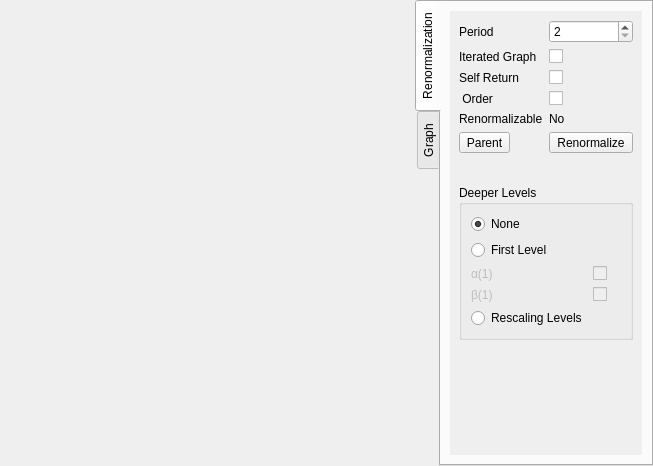
<?xml version="1.0" encoding="UTF-8"?>
<ui version="4.0">
 <class>plotWindow</class>
 <widget class="QMainWindow" name="plotWindow">
  <property name="geometry">
   <rect>
    <x>0</x>
    <y>0</y>
    <width>653</width>
    <height>466</height>
   </rect>
  </property>
  <property name="windowTitle">
   <string>Plot</string>
  </property>
  <widget class="QWidget" name="centralwidget">
   <layout class="QHBoxLayout" name="horizontalLayout_2" stretch="1,0">
    <property name="leftMargin">
     <number>0</number>
    </property>
    <property name="topMargin">
     <number>0</number>
    </property>
    <property name="rightMargin">
     <number>0</number>
    </property>
    <property name="bottomMargin">
     <number>0</number>
    </property>
    <item>
     <widget class="MPLCanvas" name="canvas" native="true">
      <property name="sizePolicy">
       <sizepolicy hsizetype="Expanding" vsizetype="Expanding">
        <horstretch>0</horstretch>
        <verstretch>0</verstretch>
       </sizepolicy>
      </property>
      <property name="focusPolicy">
       <enum>Qt::NoFocus</enum>
      </property>
     </widget>
    </item>
    <item>
     <widget class="QTabWidget" name="tabWidget">
      <property name="sizePolicy">
       <sizepolicy hsizetype="Expanding" vsizetype="Expanding">
        <horstretch>0</horstretch>
        <verstretch>0</verstretch>
       </sizepolicy>
      </property>
      <property name="layoutDirection">
       <enum>Qt::LeftToRight</enum>
      </property>
      <property name="tabPosition">
       <enum>QTabWidget::West</enum>
      </property>
      <property name="tabShape">
       <enum>QTabWidget::Rounded</enum>
      </property>
      <property name="currentIndex">
       <number>0</number>
      </property>
      <widget class="QWidget" name="renormalizationTab">
       <property name="sizePolicy">
        <sizepolicy hsizetype="Preferred" vsizetype="Preferred">
         <horstretch>0</horstretch>
         <verstretch>0</verstretch>
        </sizepolicy>
       </property>
       <attribute name="title">
        <string>Renormalization</string>
       </attribute>
       <layout class="QVBoxLayout" name="verticalLayout">
        <item>
         <widget class="QScrollArea" name="renormalizationScroll">
          <property name="sizePolicy">
           <sizepolicy hsizetype="Preferred" vsizetype="Expanding">
            <horstretch>0</horstretch>
            <verstretch>0</verstretch>
           </sizepolicy>
          </property>
          <property name="frameShape">
           <enum>QFrame::NoFrame</enum>
          </property>
          <property name="widgetResizable">
           <bool>true</bool>
          </property>
          <widget class="QWidget" name="renormalizationContents">
           <property name="geometry">
            <rect>
             <x>0</x>
             <y>0</y>
             <width>204</width>
             <height>438</height>
            </rect>
           </property>
           <layout class="QFormLayout" name="formLayout">
            <item row="0" column="0">
             <widget class="QLabel" name="periodLabel">
              <property name="text">
               <string>Period</string>
              </property>
              <property name="buddy">
               <cstring>periodSpinBox</cstring>
              </property>
             </widget>
            </item>
            <item row="0" column="1">
             <widget class="QSpinBox" name="periodSpinBox">
              <property name="sizePolicy">
               <sizepolicy hsizetype="Minimum" vsizetype="Fixed">
                <horstretch>0</horstretch>
                <verstretch>0</verstretch>
               </sizepolicy>
              </property>
              <property name="baseSize">
               <size>
                <width>0</width>
                <height>0</height>
               </size>
              </property>
              <property name="minimum">
               <number>2</number>
              </property>
              <property name="maximum">
               <number>20</number>
              </property>
              <property name="displayIntegerBase">
               <number>10</number>
              </property>
             </widget>
            </item>
            <item row="1" column="0">
             <widget class="QLabel" name="iteratedGraphLabel">
              <property name="text">
               <string>Iterated Graph</string>
              </property>
              <property name="buddy">
               <cstring>iteratedGraphCheckBox</cstring>
              </property>
             </widget>
            </item>
            <item row="1" column="1">
             <widget class="QCheckBox" name="iteratedGraphCheckBox"/>
            </item>
            <item row="2" column="0">
             <widget class="QLabel" name="selfReturnLabel">
              <property name="text">
               <string>Self Return</string>
              </property>
              <property name="buddy">
               <cstring>selfReturnCheckBox</cstring>
              </property>
             </widget>
            </item>
            <item row="2" column="1">
             <widget class="QCheckBox" name="selfReturnCheckBox"/>
            </item>
            <item row="4" column="0">
             <widget class="QLabel" name="renormalizableLabel">
              <property name="text">
               <string>Renormalizable</string>
              </property>
             </widget>
            </item>
            <item row="4" column="1">
             <widget class="QLabel" name="renormalizableResultLabel">
              <property name="text">
               <string>No</string>
              </property>
             </widget>
            </item>
            <item row="5" column="0">
             <widget class="QToolButton" name="parentButton">
              <property name="sizePolicy">
               <sizepolicy hsizetype="Expanding" vsizetype="Fixed">
                <horstretch>0</horstretch>
                <verstretch>0</verstretch>
               </sizepolicy>
              </property>
              <property name="text">
               <string>Parent</string>
              </property>
             </widget>
            </item>
            <item row="5" column="1">
             <widget class="QToolButton" name="renormalizeButton">
              <property name="sizePolicy">
               <sizepolicy hsizetype="Expanding" vsizetype="Fixed">
                <horstretch>0</horstretch>
                <verstretch>0</verstretch>
               </sizepolicy>
              </property>
              <property name="text">
               <string>Renormalize</string>
              </property>
             </widget>
            </item>
            <item row="6" column="0">
             <spacer name="verticalSpacer_2">
              <property name="orientation">
               <enum>Qt::Vertical</enum>
              </property>
              <property name="sizeType">
               <enum>QSizePolicy::Preferred</enum>
              </property>
              <property name="sizeHint" stdset="0">
               <size>
                <width>20</width>
                <height>20</height>
               </size>
              </property>
             </spacer>
            </item>
            <item row="8" column="0" colspan="2">
             <widget class="QGroupBox" name="levelBox">
              <property name="minimumSize">
               <size>
                <width>100</width>
                <height>100</height>
               </size>
              </property>
              <property name="title">
               <string>Deeper Levels</string>
              </property>
              <layout class="QFormLayout" name="formLayout_3">
               <item row="0" column="0">
                <widget class="QRadioButton" name="noneButton">
                 <property name="text">
                  <string>None</string>
                 </property>
                 <property name="checked">
                  <bool>true</bool>
                 </property>
                 <attribute name="buttonGroup">
                  <string notr="true">buttonGroup</string>
                 </attribute>
                </widget>
               </item>
               <item row="1" column="0">
                <widget class="QRadioButton" name="partitionButton">
                 <property name="text">
                  <string>First Level</string>
                 </property>
                 <attribute name="buttonGroup">
                  <string notr="true">buttonGroup</string>
                 </attribute>
                </widget>
               </item>
               <item row="2" column="0">
                <widget class="QLabel" name="alpha1Label">
                 <property name="enabled">
                  <bool>false</bool>
                 </property>
                 <property name="text">
                  <string>α(1)</string>
                 </property>
                 <property name="buddy">
                  <cstring>alpha1CheckBox</cstring>
                 </property>
                </widget>
               </item>
               <item row="2" column="1">
                <widget class="QCheckBox" name="alpha1CheckBox">
                 <property name="enabled">
                  <bool>false</bool>
                 </property>
                </widget>
               </item>
               <item row="3" column="0">
                <widget class="QLabel" name="beta1Label">
                 <property name="enabled">
                  <bool>false</bool>
                 </property>
                 <property name="text">
                  <string>β(1)</string>
                 </property>
                 <property name="buddy">
                  <cstring>beta1CheckBox</cstring>
                 </property>
                </widget>
               </item>
               <item row="3" column="1">
                <widget class="QCheckBox" name="beta1CheckBox">
                 <property name="enabled">
                  <bool>false</bool>
                 </property>
                </widget>
               </item>
               <item row="4" column="0">
                <widget class="QRadioButton" name="levelButton">
                 <property name="sizePolicy">
                  <sizepolicy hsizetype="Preferred" vsizetype="Fixed">
                   <horstretch>0</horstretch>
                   <verstretch>0</verstretch>
                  </sizepolicy>
                 </property>
                 <property name="text">
                  <string>Rescaling Levels</string>
                 </property>
                 <attribute name="buttonGroup">
                  <string notr="true">buttonGroup</string>
                 </attribute>
                </widget>
               </item>
              </layout>
             </widget>
            </item>
            <item row="9" column="0">
             <spacer name="verticalSpacer">
              <property name="orientation">
               <enum>Qt::Vertical</enum>
              </property>
              <property name="sizeHint" stdset="0">
               <size>
                <width>20</width>
                <height>40</height>
               </size>
              </property>
             </spacer>
            </item>
            <item row="3" column="0">
             <widget class="QLabel" name="orderLabel">
              <property name="text">
               <string> Order</string>
              </property>
             </widget>
            </item>
            <item row="3" column="1">
             <widget class="QCheckBox" name="orderCheckBox"/>
            </item>
           </layout>
          </widget>
         </widget>
        </item>
       </layout>
      </widget>
      <widget class="QWidget" name="graphTab">
       <attribute name="title">
        <string>Graph</string>
       </attribute>
       <layout class="QVBoxLayout" name="verticalLayout_2">
        <item>
         <widget class="QScrollArea" name="scrollArea">
          <property name="frameShape">
           <enum>QFrame::NoFrame</enum>
          </property>
          <property name="widgetResizable">
           <bool>true</bool>
          </property>
          <widget class="QWidget" name="scrollAreaWidgetContents">
           <property name="geometry">
            <rect>
             <x>0</x>
             <y>0</y>
             <width>204</width>
             <height>438</height>
            </rect>
           </property>
           <layout class="QFormLayout" name="formLayout_2">
            <item row="1" column="1">
             <widget class="QCheckBox" name="diagonalCheckBox"/>
            </item>
            <item row="1" column="0">
             <widget class="QLabel" name="diagonalLabel">
              <property name="text">
               <string>Diagonal</string>
              </property>
              <property name="buddy">
               <cstring>diagonalCheckBox</cstring>
              </property>
             </widget>
            </item>
            <item row="3" column="0">
             <widget class="QLabel" name="alpha0Label">
              <property name="enabled">
               <bool>false</bool>
              </property>
              <property name="text">
               <string>α(0)</string>
              </property>
              <property name="buddy">
               <cstring>alpha0CheckBox</cstring>
              </property>
             </widget>
            </item>
            <item row="3" column="1">
             <widget class="QCheckBox" name="alpha0CheckBox">
              <property name="enabled">
               <bool>false</bool>
              </property>
             </widget>
            </item>
            <item row="4" column="0">
             <widget class="QLabel" name="beta0Label">
              <property name="text">
               <string>β(0)</string>
              </property>
              <property name="buddy">
               <cstring>beta0CheckBox</cstring>
              </property>
             </widget>
            </item>
            <item row="4" column="1">
             <widget class="QCheckBox" name="beta0CheckBox"/>
            </item>
            <item row="0" column="0">
             <widget class="QLabel" name="secondIterateLabel">
              <property name="text">
               <string>2nd iterate</string>
              </property>
              <property name="buddy">
               <cstring>secondIterateCheckBox</cstring>
              </property>
             </widget>
            </item>
            <item row="0" column="1">
             <widget class="QCheckBox" name="secondIterateCheckBox"/>
            </item>
            <item row="2" column="0">
             <spacer name="verticalSpacer_3">
              <property name="orientation">
               <enum>Qt::Vertical</enum>
              </property>
              <property name="sizeHint" stdset="0">
               <size>
                <width>20</width>
                <height>40</height>
               </size>
              </property>
             </spacer>
            </item>
           </layout>
          </widget>
         </widget>
        </item>
       </layout>
      </widget>
     </widget>
    </item>
   </layout>
  </widget>
  <action name="actionRenormalize">
   <property name="text">
    <string>Renormalize</string>
   </property>
  </action>
 </widget>
 <customwidgets>
  <customwidget>
   <class>MPLCanvas</class>
   <extends>QWidget</extends>
   <header>Plot/MPLCanvas.h</header>
   <container>1</container>
  </customwidget>
 </customwidgets>
 <tabstops>
  <tabstop>tabWidget</tabstop>
  <tabstop>renormalizationScroll</tabstop>
  <tabstop>periodSpinBox</tabstop>
  <tabstop>iteratedGraphCheckBox</tabstop>
 </tabstops>
 <resources/>
 <connections>
  <connection>
   <sender>partitionButton</sender>
   <signal>toggled(bool)</signal>
   <receiver>alpha1Label</receiver>
   <slot>setEnabled(bool)</slot>
   <hints>
    <hint type="sourcelabel">
     <x>545</x>
     <y>277</y>
    </hint>
    <hint type="destinationlabel">
     <x>488</x>
     <y>300</y>
    </hint>
   </hints>
  </connection>
  <connection>
   <sender>partitionButton</sender>
   <signal>toggled(bool)</signal>
   <receiver>alpha1CheckBox</receiver>
   <slot>setEnabled(bool)</slot>
   <hints>
    <hint type="sourcelabel">
     <x>545</x>
     <y>277</y>
    </hint>
    <hint type="destinationlabel">
     <x>614</x>
     <y>300</y>
    </hint>
   </hints>
  </connection>
  <connection>
   <sender>partitionButton</sender>
   <signal>toggled(bool)</signal>
   <receiver>beta1Label</receiver>
   <slot>setEnabled(bool)</slot>
   <hints>
    <hint type="sourcelabel">
     <x>545</x>
     <y>277</y>
    </hint>
    <hint type="destinationlabel">
     <x>488</x>
     <y>323</y>
    </hint>
   </hints>
  </connection>
  <connection>
   <sender>partitionButton</sender>
   <signal>toggled(bool)</signal>
   <receiver>beta1CheckBox</receiver>
   <slot>setEnabled(bool)</slot>
   <hints>
    <hint type="sourcelabel">
     <x>545</x>
     <y>277</y>
    </hint>
    <hint type="destinationlabel">
     <x>614</x>
     <y>323</y>
    </hint>
   </hints>
  </connection>
  <connection>
   <sender>selfReturnCheckBox</sender>
   <signal>toggled(bool)</signal>
   <receiver>orderLabel</receiver>
   <slot>setEnabled(bool)</slot>
   <hints>
    <hint type="sourcelabel">
     <x>544</x>
     <y>90</y>
    </hint>
    <hint type="destinationlabel">
     <x>464</x>
     <y>110</y>
    </hint>
   </hints>
  </connection>
  <connection>
   <sender>selfReturnCheckBox</sender>
   <signal>toggled(bool)</signal>
   <receiver>orderCheckBox</receiver>
   <slot>setEnabled(bool)</slot>
   <hints>
    <hint type="sourcelabel">
     <x>567</x>
     <y>87</y>
    </hint>
    <hint type="destinationlabel">
     <x>562</x>
     <y>111</y>
    </hint>
   </hints>
  </connection>
 </connections>
 <buttongroups>
  <buttongroup name="buttonGroup"/>
 </buttongroups>
</ui>
